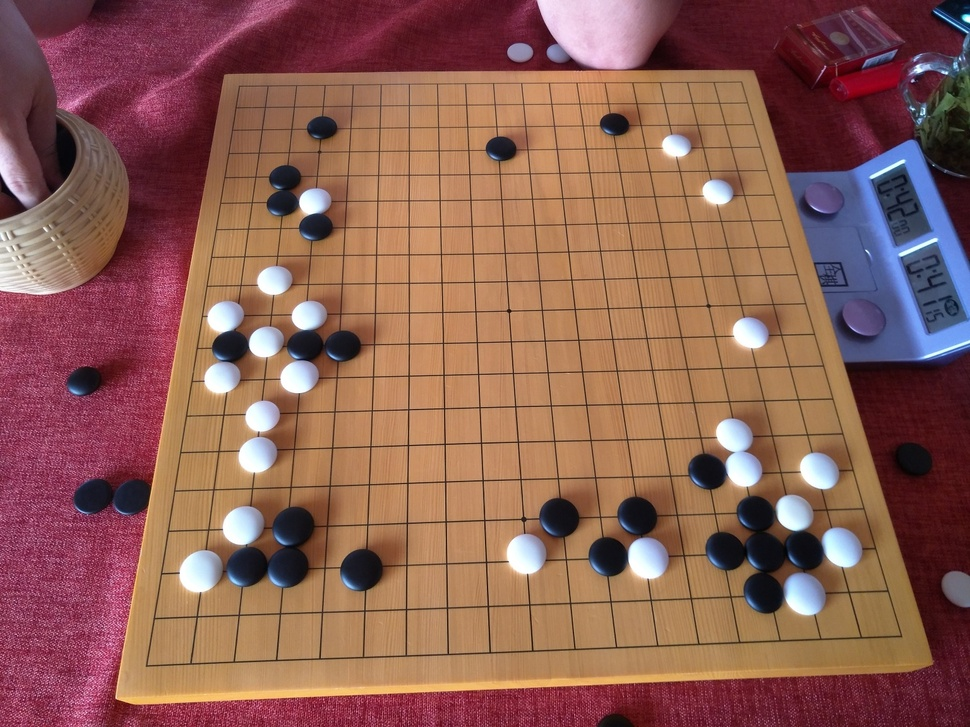
#> input picture src/debug_original_img.jpg, 970 x 727 px, shrunk from 1536 x 1152 before the run, found by its file name
$ jupyter execute wqbd1.ipynb   (shell and % lines are left out)
#> lines starting #> are read from the running program, lines starting #| are printed output that depends on the picture
<a href="https://colab.research.google.com/github/zgbl/WeiqiBoardDetect/blob/main/notebooks/wqbd1.ipynb" target="_parent"></a>

[cell 1]
#安装中文支持
#!apt-get -y install fonts-noto-cjk
# 删除损坏字体（如果之前下载了）

# ✅ 从 GitHub 安装 SimHei 字体（有效版本）

[cell 2]
import cv2
import numpy as np
import matplotlib.pyplot as plt
import matplotlib
import matplotlib.font_manager as fm

[cell 3]
from google.colab import files
import os
from PIL import Image

[cell 4]
uploaded = files.upload()
#> the answer given: debug_original_img.jpg

[cell 5]
#2加载图像
img_path = list(uploaded.keys())[0]
img = cv2.imread(img_path)
#> img is the input picture: shape (727, 970, 3); mean B, G, R 83.6, 95.2, 141.6
img_rgb = cv2.cvtColor(img, cv2.COLOR_BGR2RGB)

[cell 6]
# 查找 Colab 中所有 Noto 字体

# 设置一个已安装的中文字体
font_path = "/usr/share/fonts/opentype/noto/NotoSansCJK-Regular.ttc"

# 设置 matplotlib 使用该字体
font_prop = fm.FontProperties(fname=font_path)
#plt.rcParams['font.family'] = font_prop.get_name()
#plt.rcParams['axes.unicode_minus'] = False  # 负号正常显示

[cell 7]
# 获取字体名称，供 rcParams 使用
print(fm.FontProperties(fname=font_path).get_name())

[cell 8]
# ✅ 测试是否显示中文
plt.figure(figsize=(6,4))
plt.plot([1, 2, 3], [3, 2, 1])
plt.title("围棋图像处理测试 - 默认字体123 围棋", fontproperties=font_prop)
plt.xlabel("X轴", fontproperties=font_prop)
plt.ylabel("Y轴", fontproperties=font_prop)
plt.grid()
plt.show()
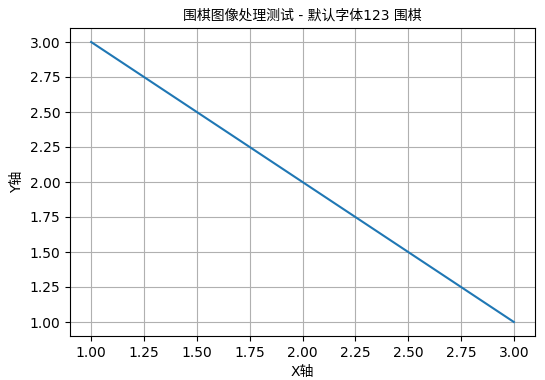
#> figure drawn by matplotlib, 1 panel

[cell 9]
#3 显示原图
plt.figure(figsize=(10, 10))
plt.imshow(img_rgb)
#plt.title("Pic1 原图")
plt.title("围棋图像处理测试 - Pic1 原图", fontproperties=font_prop)
plt.show()

[cell 10]
# Step 4: 假设整张图已经是棋盘（如果没有歪斜的话）
# 若不是完整棋盘图，可以先做 perspective transform，后续补上
height, width, _ = img.shape
#> height = 727; width = 970
grid_size = 9
cell_h = height // grid_size
#> cell_h = 80
cell_w = width // grid_size
#> cell_w = 107

[cell 11]
# Step 5: 遍历每个交叉点，裁剪小格并保存
output_dir = "cropped_cells"
os.makedirs(output_dir, exist_ok=True)

plt.figure(figsize=(4, 4))
counter = 0

for i in range(grid_size):
    for j in range(grid_size):
        y = i * cell_h
        x = j * cell_w
        cell = img_rgb[y:y+cell_h, x:x+cell_w]

        # 保存为单独图像
        cell_img = Image.fromarray(cell)
        cell_img.save(f"{output_dir}/cell_{i:02d}_{j:02d}.png")

        # 可视化其中几个格子
        if counter < 81:
            plt.subplot(9, 9, counter + 1)
            plt.imshow(cell)
            plt.axis('off')
        counter += 1
#> this loop made 9 passes
#> pass 1, `cell_img.save(f"{output_dir}/cell_{i:02d}_{j:02d}.png")`:
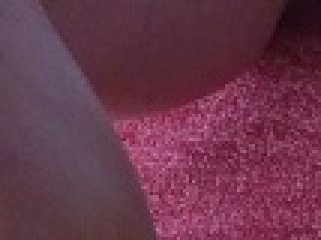
#> saved as cell_00_00.png: PIL image 107x80 RGB (shown 3 times larger); mean R, G, B 104.8, 54.8, 74.8
#> pass 1, `cell_img.save(f"{output_dir}/cell_{i:02d}_{j:02d}.png")`:
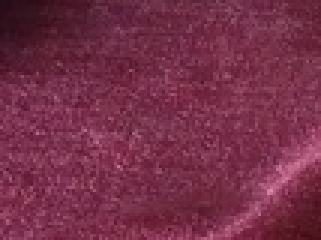
#> saved as cell_00_01.png: PIL image 107x80 RGB (shown 3 times larger); mean R, G, B 117.2, 46.7, 71.8
#> pass 1, `cell_img.save(f"{output_dir}/cell_{i:02d}_{j:02d}.png")`:
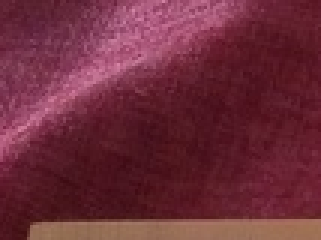
#> saved as cell_00_02.png: PIL image 107x80 RGB (shown 3 times larger); mean R, G, B 108.7, 44.3, 58.1
#> pass 1, `cell_img.save(f"{output_dir}/cell_{i:02d}_{j:02d}.png")`:
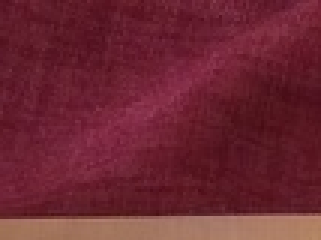
#> saved as cell_00_03.png: PIL image 107x80 RGB (shown 3 times larger); mean R, G, B 108.2, 38.6, 50.2
#> after the loop:
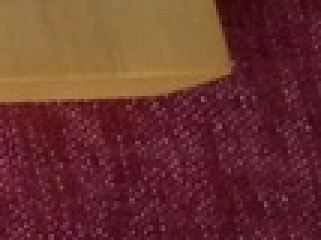
#> cell: shape (80, 107, 3) (shown 3 times larger); mean R, G, B 106.1, 51, 46.5
#> after the loop, counter = 81

plt.suptitle("前 81 个切割格子预览", fontproperties=font_prop)
#plt.suptitle("前 25 个切割格子预览")
plt.show()
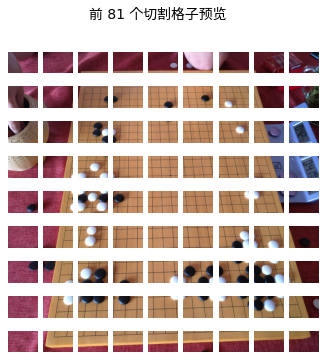
#> figure drawn by matplotlib, 81 panels
